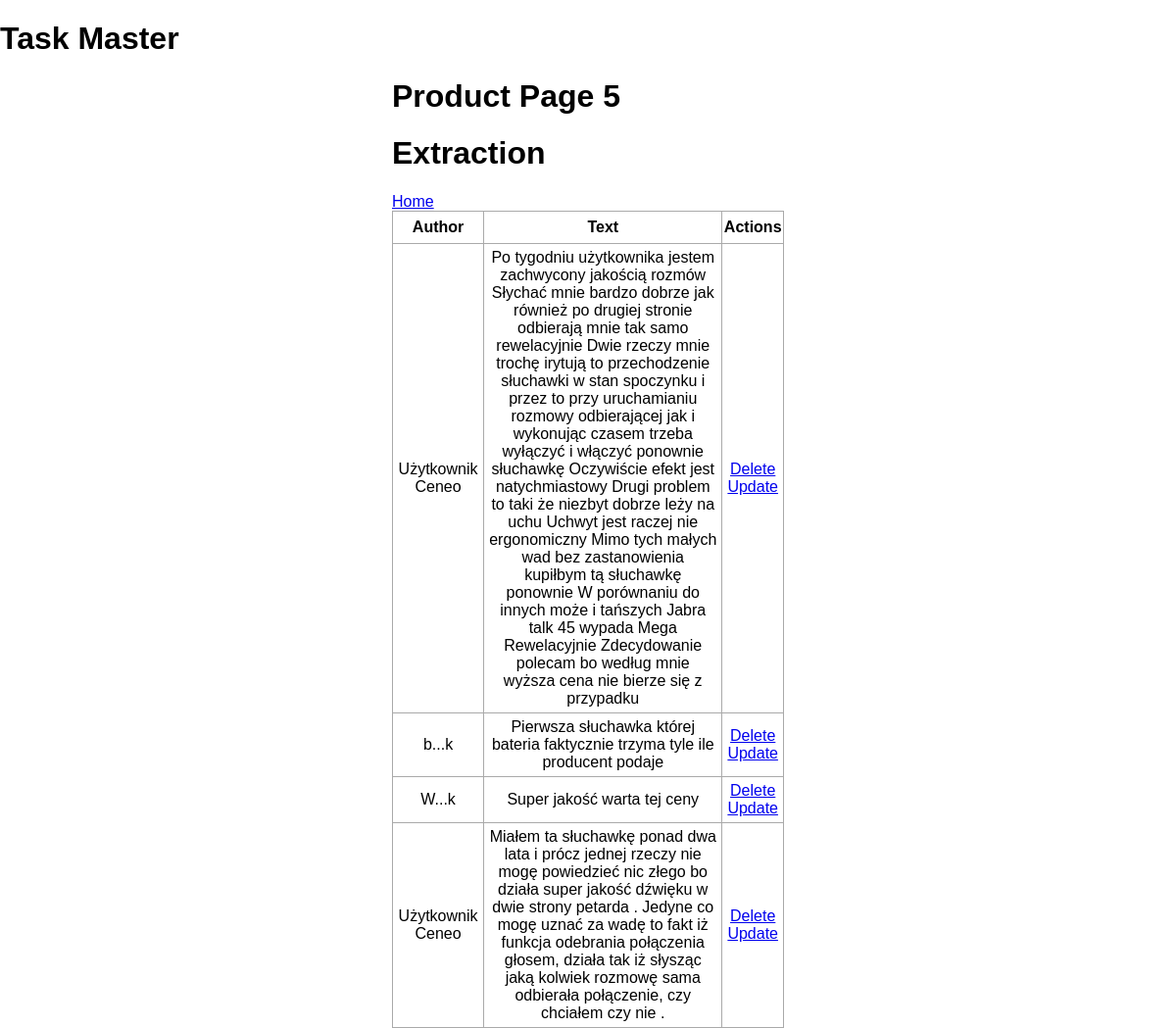
Page /product-page/5 on the committed database.
### app.py (models this page shows, shortened)
class Ceneo(db.Model):
    id = db.Column(db.Integer, primary_key = True)
    author_name = db.Column(db.String(200), nullable = False)
    opinion_text = db.Column(db.String(200), nullable = False)
    completed = db.Column(db.Integer, default = 0)
    date_created = db.Column(db.DateTime, default = datetime.utcnow)

### app.py (the view)
@app.route('/product-page/<int:id>', methods = ['GET','POST'])
def product_page(id):
    tasks = Ceneo.query.order_by(Ceneo.date_created).all() #zwraca wszystkie elementy posortowane po dacie stworzenia (all wszystkie , first pierwsze)
    return render_template('product-page.html',tasks = tasks, id = id)

### templates/product-page.html
{% extends 'base.html' %}
{% block title %}
    <h1>Task Master</h1>
{% endblock%}
{% block body %}
    <div class = "content">
        <h1>Product Page {{id}}</h1>
        {% if tasks|length < 1 %}
        <h4>No entries :(</h4>
        {% else %}
        <h1>Extraction</h1>
        <a href="/">Home</a>
        <table>
            <tr>
                <th>Author</th>
                <th>Text</th>
                <th>Actions</th>
            </tr>
            {% for task in tasks %}
            <tr>
                <td>{{ task.author_name }}</td>
                <td>{{ task.opinion_text }}</td>
                <td>
                    <a href="/delete/{{task.id}}">Delete</a>
                    <br>
                    <a href="/update/{{task.id}}">Update</a>
                </td>
            </tr>
            {% endfor%}
        </table>
        {% endif %}
    </div>
{% endblock%}

### templates/base.html (shortened to what this page needs)
<!DOCTYPE html>
<html lang="en">
<head>
    <link rel = "stylesheet" href = "{{ url_for('static', filename = 'css/main.css') }}">
    {% block title %}{% endblock%}
</head>
<body>
    {% block body %}{% endblock%}
</body>
</html>

### static/css/main.css (style rules this page uses)
body, html { margin: 0; font-family: sans-serif; background-color: #FFFFFF; }
.content { margin: 0 auto; width: 400px; }
table, td, th { border: 1px solid #aaa; }
table { border-collapse: collapse; width: 100%; }
th { height: 30px; }
td { text-align: center; padding: 5px; }

### rows in the picture
Ceneo: author_name "Użytkownik Ceneo", opinion_text "Po tygodniu użytkownika jestem zachwycony jakością rozmów Słychać mnie bardzo dobrze jak również po drugiej stronie odbierają mnie tak samo rewelacyjnie Dwie rzeczy mnie trochę irytują to przechodzenie słuchawki w stan spoczynku i przez to przy uruchamianiu rozmowy odbierającej jak i wykonując czasem trzeba wyłączyć i włączyć ponownie słuchawkę Oczywiście efekt jest natychmiastowy Drugi problem to taki że niezbyt dobrze leży na uchu Uchwyt jest raczej nie ergonomiczny Mimo tych małych wad bez zastanowienia kupiłbym tą słuchawkę ponownie W porównaniu do innych może i tańszych Jabra talk 45 wypada Mega Rewelacyjnie Zdecydowanie polecam bo według mnie wyższa cena nie bierze się z przypadku"
Ceneo: author_name "b...k", opinion_text "Pierwsza słuchawka której bateria faktycznie trzyma tyle ile producent podaje"
Ceneo: author_name "W...k", opinion_text "Super jakość warta tej ceny"
Ceneo: author_name "Użytkownik Ceneo", opinion_text "Miałem ta słuchawkę ponad dwa lata i prócz jednej rzeczy nie mogę powiedzieć nic złego bo działa super jakość dźwięku w dwie strony petarda . Jedyne co mogę uznać za wadę to fakt iż funkcja odebrania połączenia głosem, działa tak iż słysząc jaką kolwiek rozmowę sama odbierała połączenie, czy chciałem czy nie ."

### other values in the picture
{{ id }} "5"
